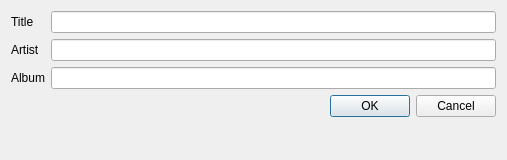
<?xml version="1.0" encoding="UTF-8"?>
<ui version="4.0">
 <class>AddTrackDialog</class>
 <widget class="QDialog" name="AddTrackDialog">
  <property name="geometry">
   <rect>
    <x>0</x>
    <y>0</y>
    <width>507</width>
    <height>160</height>
   </rect>
  </property>
  <property name="windowTitle">
   <string>Dialog</string>
  </property>
  <layout class="QFormLayout" name="formLayout">
   <item row="0" column="0">
    <widget class="QLabel" name="label">
     <property name="text">
      <string>Title</string>
     </property>
    </widget>
   </item>
   <item row="0" column="1">
    <widget class="QLineEdit" name="lineEditTitle"/>
   </item>
   <item row="1" column="0">
    <widget class="QLabel" name="label_2">
     <property name="text">
      <string>Artist</string>
     </property>
    </widget>
   </item>
   <item row="1" column="1">
    <widget class="QLineEdit" name="lineEditArtist"/>
   </item>
   <item row="2" column="0">
    <widget class="QLabel" name="label_3">
     <property name="text">
      <string>Album</string>
     </property>
    </widget>
   </item>
   <item row="2" column="1">
    <widget class="QLineEdit" name="lineEditAlbum"/>
   </item>
   <item row="3" column="1">
    <widget class="QDialogButtonBox" name="buttonBox">
     <property name="orientation">
      <enum>Qt::Horizontal</enum>
     </property>
     <property name="standardButtons">
      <set>QDialogButtonBox::Cancel|QDialogButtonBox::Ok</set>
     </property>
    </widget>
   </item>
  </layout>
 </widget>
 <resources/>
 <connections>
  <connection>
   <sender>buttonBox</sender>
   <signal>accepted()</signal>
   <receiver>AddTrackDialog</receiver>
   <slot>accept()</slot>
   <hints>
    <hint type="sourcelabel">
     <x>290</x>
     <y>133</y>
    </hint>
    <hint type="destinationlabel">
     <x>157</x>
     <y>159</y>
    </hint>
   </hints>
  </connection>
  <connection>
   <sender>buttonBox</sender>
   <signal>rejected()</signal>
   <receiver>AddTrackDialog</receiver>
   <slot>reject()</slot>
   <hints>
    <hint type="sourcelabel">
     <x>358</x>
     <y>139</y>
    </hint>
    <hint type="destinationlabel">
     <x>286</x>
     <y>159</y>
    </hint>
   </hints>
  </connection>
 </connections>
</ui>
